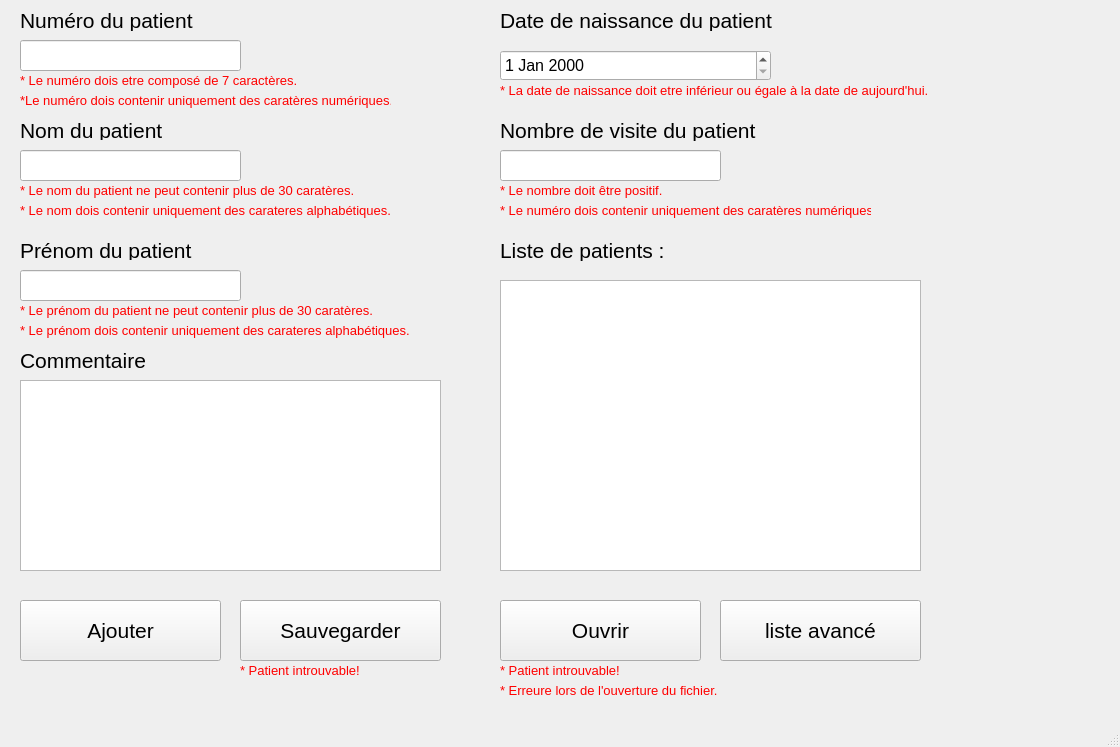
<?xml version="1.0" encoding="UTF-8"?>
<ui version="4.0">
 <class>MainWindow</class>
 <widget class="QMainWindow" name="MainWindow">
  <property name="geometry">
   <rect>
    <x>0</x>
    <y>0</y>
    <width>1120</width>
    <height>747</height>
   </rect>
  </property>
  <property name="windowTitle">
   <string>MainWindow</string>
  </property>
  <widget class="QWidget" name="centralwidget">
   <widget class="QLineEdit" name="lineEdit_nom">
    <property name="geometry">
     <rect>
      <x>20</x>
      <y>150</y>
      <width>221</width>
      <height>31</height>
     </rect>
    </property>
    <property name="font">
     <font>
      <pointsize>12</pointsize>
     </font>
    </property>
    <property name="text">
     <string/>
    </property>
   </widget>
   <widget class="QLabel" name="label_titre_nom">
    <property name="geometry">
     <rect>
      <x>20</x>
      <y>120</y>
      <width>211</width>
      <height>20</height>
     </rect>
    </property>
    <property name="font">
     <font>
      <pointsize>16</pointsize>
     </font>
    </property>
    <property name="text">
     <string>Nom du patient</string>
    </property>
   </widget>
   <widget class="QLabel" name="label_erreure_troplong_nom">
    <property name="geometry">
     <rect>
      <x>20</x>
      <y>180</y>
      <width>371</width>
      <height>21</height>
     </rect>
    </property>
    <property name="font">
     <font>
      <pointsize>10</pointsize>
     </font>
    </property>
    <property name="text">
     <string>&lt;html&gt;&lt;head/&gt;&lt;body&gt;&lt;p&gt;&lt;span style=&quot; color:#ff0000;&quot;&gt;* Le nom du patient ne peut contenir plus de 30 caratères.&lt;/span&gt;&lt;/p&gt;&lt;/body&gt;&lt;/html&gt;</string>
    </property>
   </widget>
   <widget class="QLabel" name="label_erreure_lettreonly_nom">
    <property name="geometry">
     <rect>
      <x>20</x>
      <y>200</y>
      <width>371</width>
      <height>21</height>
     </rect>
    </property>
    <property name="font">
     <font>
      <pointsize>10</pointsize>
     </font>
    </property>
    <property name="text">
     <string>&lt;html&gt;&lt;head/&gt;&lt;body&gt;&lt;p&gt;&lt;span style=&quot; color:#ff0000;&quot;&gt;* Le nom dois contenir uniquement des carateres alphabétiques.&lt;/span&gt;&lt;/p&gt;&lt;/body&gt;&lt;/html&gt;</string>
    </property>
   </widget>
   <widget class="QLabel" name="label_erreure_chiffreonly_num">
    <property name="geometry">
     <rect>
      <x>20</x>
      <y>90</y>
      <width>371</width>
      <height>21</height>
     </rect>
    </property>
    <property name="font">
     <font>
      <pointsize>10</pointsize>
     </font>
    </property>
    <property name="text">
     <string>&lt;html&gt;&lt;head/&gt;&lt;body&gt;&lt;p&gt;&lt;span style=&quot; color:#ff0000;&quot;&gt;*Le numéro dois contenir uniquement des caratères numériques.&lt;/span&gt;&lt;/p&gt;&lt;/body&gt;&lt;/html&gt;</string>
    </property>
   </widget>
   <widget class="QLabel" name="label_titre_num">
    <property name="geometry">
     <rect>
      <x>20</x>
      <y>10</y>
      <width>211</width>
      <height>21</height>
     </rect>
    </property>
    <property name="font">
     <font>
      <pointsize>16</pointsize>
     </font>
    </property>
    <property name="text">
     <string>Numéro du patient</string>
    </property>
   </widget>
   <widget class="QLabel" name="label_erreure_taille_num">
    <property name="geometry">
     <rect>
      <x>20</x>
      <y>70</y>
      <width>331</width>
      <height>21</height>
     </rect>
    </property>
    <property name="font">
     <font>
      <pointsize>10</pointsize>
     </font>
    </property>
    <property name="text">
     <string>&lt;html&gt;&lt;head/&gt;&lt;body&gt;&lt;p&gt;&lt;span style=&quot; color:#ff0000;&quot;&gt;* Le numéro dois etre composé de 7 caractères.&lt;/span&gt;&lt;/p&gt;&lt;/body&gt;&lt;/html&gt;</string>
    </property>
   </widget>
   <widget class="QLineEdit" name="lineEdit_num">
    <property name="geometry">
     <rect>
      <x>20</x>
      <y>40</y>
      <width>221</width>
      <height>31</height>
     </rect>
    </property>
    <property name="font">
     <font>
      <pointsize>12</pointsize>
     </font>
    </property>
    <property name="text">
     <string/>
    </property>
   </widget>
   <widget class="QLabel" name="label_erreure_lettreonly_prenom">
    <property name="geometry">
     <rect>
      <x>20</x>
      <y>320</y>
      <width>401</width>
      <height>21</height>
     </rect>
    </property>
    <property name="font">
     <font>
      <pointsize>10</pointsize>
     </font>
    </property>
    <property name="text">
     <string>&lt;html&gt;&lt;head/&gt;&lt;body&gt;&lt;p&gt;&lt;span style=&quot; color:#ff0000;&quot;&gt;* Le prénom dois contenir uniquement des carateres alphabétiques.&lt;/span&gt;&lt;/p&gt;&lt;/body&gt;&lt;/html&gt;</string>
    </property>
   </widget>
   <widget class="QLabel" name="label_titre_prenom">
    <property name="geometry">
     <rect>
      <x>20</x>
      <y>240</y>
      <width>211</width>
      <height>20</height>
     </rect>
    </property>
    <property name="font">
     <font>
      <pointsize>16</pointsize>
     </font>
    </property>
    <property name="text">
     <string>Prénom du patient</string>
    </property>
   </widget>
   <widget class="QLabel" name="label_erreure_troplong_prenom">
    <property name="geometry">
     <rect>
      <x>20</x>
      <y>300</y>
      <width>361</width>
      <height>21</height>
     </rect>
    </property>
    <property name="font">
     <font>
      <pointsize>10</pointsize>
     </font>
    </property>
    <property name="text">
     <string>&lt;html&gt;&lt;head/&gt;&lt;body&gt;&lt;p&gt;&lt;span style=&quot; color:#ff0000;&quot;&gt;* Le prénom du patient ne peut contenir plus de 30 caratères.&lt;/span&gt;&lt;/p&gt;&lt;/body&gt;&lt;/html&gt;</string>
    </property>
   </widget>
   <widget class="QLineEdit" name="lineEdit_prenom">
    <property name="geometry">
     <rect>
      <x>20</x>
      <y>270</y>
      <width>221</width>
      <height>31</height>
     </rect>
    </property>
    <property name="font">
     <font>
      <pointsize>12</pointsize>
     </font>
    </property>
    <property name="text">
     <string/>
    </property>
   </widget>
   <widget class="QDateEdit" name="dateEdit_naissance_patient">
    <property name="geometry">
     <rect>
      <x>500</x>
      <y>50</y>
      <width>271</width>
      <height>31</height>
     </rect>
    </property>
    <property name="font">
     <font>
      <pointsize>12</pointsize>
     </font>
    </property>
   </widget>
   <widget class="QLabel" name="label_titre_naissance_patient">
    <property name="geometry">
     <rect>
      <x>500</x>
      <y>10</y>
      <width>371</width>
      <height>21</height>
     </rect>
    </property>
    <property name="font">
     <font>
      <pointsize>16</pointsize>
     </font>
    </property>
    <property name="text">
     <string>Date de naissance du patient</string>
    </property>
   </widget>
   <widget class="QLabel" name="label_erreure_pasnee_date">
    <property name="geometry">
     <rect>
      <x>500</x>
      <y>80</y>
      <width>441</width>
      <height>21</height>
     </rect>
    </property>
    <property name="font">
     <font>
      <pointsize>10</pointsize>
     </font>
    </property>
    <property name="text">
     <string>&lt;html&gt;&lt;head/&gt;&lt;body&gt;&lt;p&gt;&lt;span style=&quot; color:#ff0000;&quot;&gt;* La date de naissance doit etre inférieur ou égale à la date de aujourd'hui.&lt;/span&gt;&lt;/p&gt;&lt;/body&gt;&lt;/html&gt;</string>
    </property>
   </widget>
   <widget class="QLabel" name="label_erreure_chiffreonly_nbvisite">
    <property name="geometry">
     <rect>
      <x>500</x>
      <y>200</y>
      <width>371</width>
      <height>21</height>
     </rect>
    </property>
    <property name="font">
     <font>
      <pointsize>10</pointsize>
     </font>
    </property>
    <property name="text">
     <string>&lt;html&gt;&lt;head/&gt;&lt;body&gt;&lt;p&gt;&lt;span style=&quot; color:#ff0000;&quot;&gt;* Le numéro dois contenir uniquement des caratères numériques.&lt;/span&gt;&lt;/p&gt;&lt;/body&gt;&lt;/html&gt;</string>
    </property>
   </widget>
   <widget class="QLabel" name="label_erreure_positif_nbvisite">
    <property name="geometry">
     <rect>
      <x>500</x>
      <y>180</y>
      <width>331</width>
      <height>21</height>
     </rect>
    </property>
    <property name="font">
     <font>
      <pointsize>10</pointsize>
     </font>
    </property>
    <property name="text">
     <string>&lt;html&gt;&lt;head/&gt;&lt;body&gt;&lt;p&gt;&lt;span style=&quot; color:#ff0000;&quot;&gt;* Le nombre doit être positif.&lt;/span&gt;&lt;/p&gt;&lt;/body&gt;&lt;/html&gt;</string>
    </property>
   </widget>
   <widget class="QLabel" name="label_titre_nbvisite">
    <property name="geometry">
     <rect>
      <x>500</x>
      <y>120</y>
      <width>311</width>
      <height>21</height>
     </rect>
    </property>
    <property name="font">
     <font>
      <pointsize>16</pointsize>
     </font>
    </property>
    <property name="text">
     <string>Nombre de visite du patient</string>
    </property>
   </widget>
   <widget class="QLineEdit" name="lineEdit_nbvisite">
    <property name="geometry">
     <rect>
      <x>500</x>
      <y>150</y>
      <width>221</width>
      <height>31</height>
     </rect>
    </property>
    <property name="font">
     <font>
      <pointsize>12</pointsize>
     </font>
    </property>
    <property name="text">
     <string/>
    </property>
   </widget>
   <widget class="QLabel" name="label_titre_commentaire">
    <property name="geometry">
     <rect>
      <x>20</x>
      <y>350</y>
      <width>311</width>
      <height>21</height>
     </rect>
    </property>
    <property name="font">
     <font>
      <pointsize>16</pointsize>
     </font>
    </property>
    <property name="text">
     <string>Commentaire </string>
    </property>
   </widget>
   <widget class="QTextEdit" name="textEdit_commentaire">
    <property name="geometry">
     <rect>
      <x>20</x>
      <y>380</y>
      <width>421</width>
      <height>191</height>
     </rect>
    </property>
   </widget>
   <widget class="QPushButton" name="pushButton_cree">
    <property name="geometry">
     <rect>
      <x>20</x>
      <y>600</y>
      <width>201</width>
      <height>61</height>
     </rect>
    </property>
    <property name="font">
     <font>
      <pointsize>16</pointsize>
     </font>
    </property>
    <property name="text">
     <string>Ajouter</string>
    </property>
   </widget>
   <widget class="QTextBrowser" name="textBrowser_affichage_patients">
    <property name="geometry">
     <rect>
      <x>500</x>
      <y>280</y>
      <width>421</width>
      <height>291</height>
     </rect>
    </property>
   </widget>
   <widget class="QLabel" name="label_titre_affichage_patients">
    <property name="geometry">
     <rect>
      <x>500</x>
      <y>240</y>
      <width>311</width>
      <height>21</height>
     </rect>
    </property>
    <property name="font">
     <font>
      <pointsize>16</pointsize>
     </font>
    </property>
    <property name="text">
     <string>Liste de patients :</string>
    </property>
   </widget>
   <widget class="QPushButton" name="pushButton_sauvegarder">
    <property name="geometry">
     <rect>
      <x>240</x>
      <y>600</y>
      <width>201</width>
      <height>61</height>
     </rect>
    </property>
    <property name="font">
     <font>
      <pointsize>16</pointsize>
     </font>
    </property>
    <property name="text">
     <string>Sauvegarder</string>
    </property>
   </widget>
   <widget class="QPushButton" name="pushButton_ouvrir">
    <property name="geometry">
     <rect>
      <x>500</x>
      <y>600</y>
      <width>201</width>
      <height>61</height>
     </rect>
    </property>
    <property name="font">
     <font>
      <pointsize>16</pointsize>
     </font>
    </property>
    <property name="text">
     <string>Ouvrir</string>
    </property>
   </widget>
   <widget class="QPushButton" name="pushButton_afficherlist">
    <property name="geometry">
     <rect>
      <x>720</x>
      <y>600</y>
      <width>201</width>
      <height>61</height>
     </rect>
    </property>
    <property name="font">
     <font>
      <pointsize>16</pointsize>
     </font>
    </property>
    <property name="text">
     <string>liste avancé</string>
    </property>
   </widget>
   <widget class="QLabel" name="label_erreure_introuvable_ouvrire">
    <property name="geometry">
     <rect>
      <x>500</x>
      <y>660</y>
      <width>371</width>
      <height>21</height>
     </rect>
    </property>
    <property name="font">
     <font>
      <pointsize>10</pointsize>
     </font>
    </property>
    <property name="text">
     <string>&lt;html&gt;&lt;head/&gt;&lt;body&gt;&lt;p&gt;&lt;span style=&quot; color:#ff0000;&quot;&gt;* Patient introuvable!&lt;/span&gt;&lt;/p&gt;&lt;/body&gt;&lt;/html&gt;</string>
    </property>
   </widget>
   <widget class="QLabel" name="label_erreure_generic_ouvrire">
    <property name="geometry">
     <rect>
      <x>500</x>
      <y>680</y>
      <width>371</width>
      <height>21</height>
     </rect>
    </property>
    <property name="font">
     <font>
      <pointsize>10</pointsize>
     </font>
    </property>
    <property name="text">
     <string>&lt;html&gt;&lt;head/&gt;&lt;body&gt;&lt;p&gt;&lt;span style=&quot; color:#ff0000;&quot;&gt;* Erreure lors de l'ouverture du fichier.&lt;/span&gt;&lt;/p&gt;&lt;/body&gt;&lt;/html&gt;</string>
    </property>
   </widget>
   <widget class="QLabel" name="label_erreure_introuvable_sav">
    <property name="geometry">
     <rect>
      <x>240</x>
      <y>660</y>
      <width>371</width>
      <height>21</height>
     </rect>
    </property>
    <property name="font">
     <font>
      <pointsize>10</pointsize>
     </font>
    </property>
    <property name="text">
     <string>&lt;html&gt;&lt;head/&gt;&lt;body&gt;&lt;p&gt;&lt;span style=&quot; color:#ff0000;&quot;&gt;* Patient introuvable!&lt;/span&gt;&lt;/p&gt;&lt;/body&gt;&lt;/html&gt;</string>
    </property>
   </widget>
  </widget>
  <widget class="QMenuBar" name="menubar">
   <property name="geometry">
    <rect>
     <x>0</x>
     <y>0</y>
     <width>1120</width>
     <height>21</height>
    </rect>
   </property>
  </widget>
  <widget class="QStatusBar" name="statusbar"/>
 </widget>
 <resources/>
 <connections/>
</ui>
